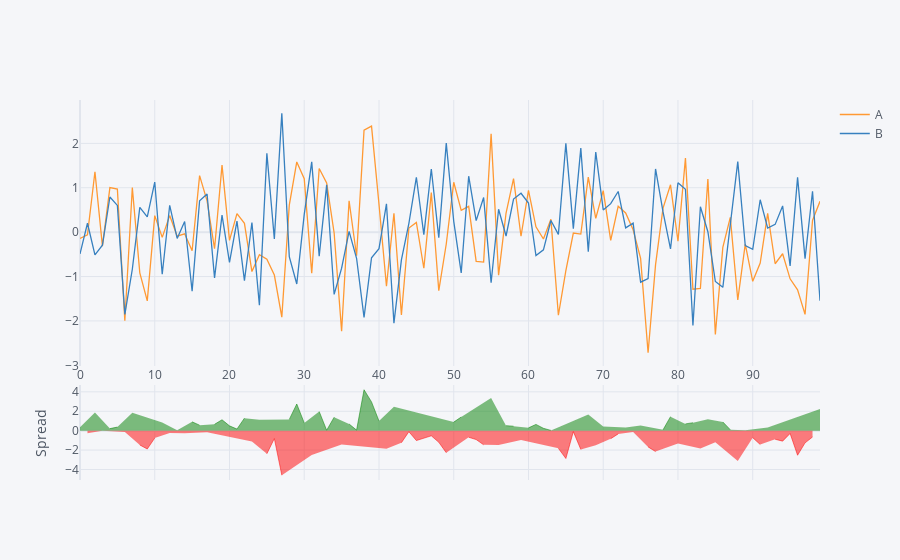

The code cell stored with this chart in its notebook:
### Code cell
df[['A', 'B']].iplot(kind = 'spread')
